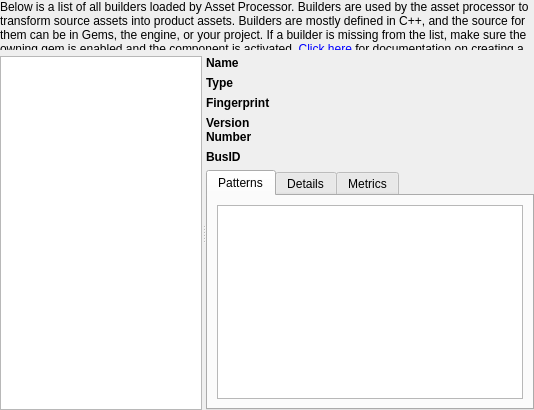
        <widget class="QWidget" name="BuildersPage">
         <layout class="QVBoxLayout" name="BuildersPageVerticalLayout">
          <property name="spacing">
           <number>6</number>
          </property>
          <property name="leftMargin">
           <number>0</number>
          </property>
          <property name="topMargin">
           <number>0</number>
          </property>
          <property name="rightMargin">
           <number>0</number>
          </property>
          <property name="bottomMargin">
           <number>0</number>
          </property>
          <item>
           <widget class="QLabel" name="buildersPageDescription">
            <property name="sizePolicy">
             <sizepolicy hsizetype="Expanding" vsizetype="Preferred">
              <horstretch>0</horstretch>
              <verstretch>0</verstretch>
             </sizepolicy>
            </property>
            <property name="maximumSize">
             <size>
              <width>16777215</width>
              <height>50</height>
             </size>
            </property>
            <property name="text">
             <string>Below is a list of all builders loaded by Asset Processor.  Builders are used by the asset processor to transform source assets into product assets. Builders are mostly defined in C++, and the source for them can be in Gems, the engine, or your project.  If a builder is missing from the list, make sure the owning gem is enabled and the component is activated. &lt;a href=&quot;https://www.o3de.org/docs/user-guide/assets/pipeline/asset-builders/&quot;&gt;Click here&lt;/a&gt; for documentation on creating a builder.</string>
            </property>
            <property name="alignment">
             <set>Qt::AlignLeading|Qt::AlignLeft|Qt::AlignVCenter</set>
            </property>
            <property name="wordWrap">
             <bool>true</bool>
            </property>
            <property name="openExternalLinks">
             <bool>true</bool>
            </property>
            <property name="textInteractionFlags">
             <set>Qt::LinksAccessibleByKeyboard|Qt::LinksAccessibleByMouse</set>
            </property>
           </widget>
          </item>
          <item>
           <widget class="QSplitter" name="buildersPageSplitter">
            <property name="sizePolicy">
             <sizepolicy hsizetype="Expanding" vsizetype="Preferred">
              <horstretch>0</horstretch>
              <verstretch>0</verstretch>
             </sizepolicy>
            </property>
            <property name="orientation">
             <enum>Qt::Horizontal</enum>
            </property>
            <widget class="AzQtComponents::TableView" name="builderList">
             <property name="sizePolicy">
              <sizepolicy hsizetype="Expanding" vsizetype="Expanding">
               <horstretch>2</horstretch>
               <verstretch>0</verstretch>
              </sizepolicy>
             </property>
             <property name="alternatingRowColors">
              <bool>true</bool>
             </property>
             <property name="sortingEnabled">
              <bool>true</bool>
             </property>
            </widget>
            <widget class="QWidget" name="builderInfo" native="true">
             <property name="sizePolicy">
              <sizepolicy hsizetype="Expanding" vsizetype="Expanding">
               <horstretch>3</horstretch>
               <verstretch>0</verstretch>
              </sizepolicy>
             </property>
             <layout class="QVBoxLayout" name="builderInfoLayout" stretch="0,0">
              <property name="leftMargin">
               <number>0</number>
              </property>
              <property name="topMargin">
               <number>0</number>
              </property>
              <property name="rightMargin">
               <number>0</number>
              </property>
              <property name="bottomMargin">
               <number>0</number>
              </property>
              <item>
               <layout class="QGridLayout" name="builderInfoHeader" columnstretch="1,4">
                <item row="3" column="0">
                 <widget class="QLabel" name="builderInfoHeaderTitleVersionNumber">
                  <property name="font">
                   <font>
                    <weight>75</weight>
                    <italic>false</italic>
                    <bold>true</bold>
                   </font>
                  </property>
                  <property name="styleSheet">
                   <string notr="true">font: bold;</string>
                  </property>
                  <property name="text">
                   <string>Version Number</string>
                  </property>
                  <property name="wordWrap">
                   <bool>true</bool>
                  </property>
                 </widget>
                </item>
                <item row="0" column="1">
                 <widget class="QLabel" name="builderInfoHeaderValueName">
                  <property name="text">
                   <string/>
                  </property>
                  <property name="wordWrap">
                   <bool>true</bool>
                  </property>
                 </widget>
                </item>
                <item row="0" column="0">
                 <widget class="QLabel" name="builderInfoHeaderTitleName">
                  <property name="font">
                   <font>
                    <weight>75</weight>
                    <italic>false</italic>
                    <bold>true</bold>
                   </font>
                  </property>
                  <property name="styleSheet">
                   <string notr="true">font: bold;</string>
                  </property>
                  <property name="text">
                   <string>Name</string>
                  </property>
                  <property name="wordWrap">
                   <bool>true</bool>
                  </property>
                 </widget>
                </item>
                <item row="1" column="1">
                 <widget class="QLabel" name="builderInfoHeaderValueType">
                  <property name="text">
                   <string/>
                  </property>
                  <property name="wordWrap">
                   <bool>true</bool>
                  </property>
                 </widget>
                </item>
                <item row="2" column="0">
                 <widget class="QLabel" name="builderInfoHeaderTitleFingerprint">
                  <property name="font">
                   <font>
                    <weight>75</weight>
                    <italic>false</italic>
                    <bold>true</bold>
                   </font>
                  </property>
                  <property name="styleSheet">
                   <string notr="true">font: bold;</string>
                  </property>
                  <property name="text">
                   <string>Fingerprint</string>
                  </property>
                  <property name="wordWrap">
                   <bool>true</bool>
                  </property>
                 </widget>
                </item>
                <item row="1" column="0">
                 <widget class="QLabel" name="builderInfoHeaderTitleType">
                  <property name="font">
                   <font>
                    <weight>75</weight>
                    <italic>false</italic>
                    <bold>true</bold>
                   </font>
                  </property>
                  <property name="styleSheet">
                   <string notr="true">font: bold;</string>
                  </property>
                  <property name="text">
                   <string>Type</string>
                  </property>
                  <property name="wordWrap">
                   <bool>true</bool>
                  </property>
                 </widget>
                </item>
                <item row="4" column="0">
                 <widget class="QLabel" name="builderInfoHeaderTitleBusId">
                  <property name="font">
                   <font>
                    <weight>75</weight>
                    <italic>false</italic>
                    <bold>true</bold>
                   </font>
                  </property>
                  <property name="styleSheet">
                   <string notr="true">font: bold;</string>
                  </property>
                  <property name="text">
                   <string>BusID</string>
                  </property>
                  <property name="wordWrap">
                   <bool>true</bool>
                  </property>
                 </widget>
                </item>
                <item row="2" column="1">
                 <widget class="QLabel" name="builderInfoHeaderValueFingerprint">
                  <property name="text">
                   <string/>
                  </property>
                  <property name="wordWrap">
                   <bool>true</bool>
                  </property>
                 </widget>
                </item>
                <item row="3" column="1">
                 <widget class="QLabel" name="builderInfoHeaderValueVersionNumber">
                  <property name="text">
                   <string/>
                  </property>
                  <property name="wordWrap">
                   <bool>true</bool>
                  </property>
                 </widget>
                </item>
                <item row="4" column="1">
                 <widget class="QLabel" name="builderInfoHeaderValueBusId">
                  <property name="text">
                   <string/>
                  </property>
                  <property name="wordWrap">
                   <bool>true</bool>
                  </property>
                 </widget>
                </item>
               </layout>
              </item>
              <item>
               <widget class="QTabWidget" name="builderInfoTabWidget">
                <property name="currentIndex">
                 <number>0</number>
                </property>
                <widget class="QWidget" name="builderInfoPatternsTab">
                 <attribute name="title">
                  <string>Patterns</string>
                 </attribute>
                 <layout class="QVBoxLayout" name="verticalLayout_2">
                  <item>
                   <widget class="AzQtComponents::TableView" name="builderInfoPatternsTableView">
                    <property name="indentation">
                     <number>0</number>
                    </property>
                    <property name="itemsExpandable">
                     <bool>false</bool>
                    </property>
                    <property name="sortingEnabled">
                     <bool>true</bool>
                    </property>
                    <property name="expandsOnDoubleClick">
                     <bool>false</bool>
                    </property>
                    <attribute name="headerShowSortIndicator" stdset="0">
                     <bool>false</bool>
                    </attribute>
                   </widget>
                  </item>
                 </layout>
                </widget>
                <widget class="QWidget" name="builderInfoDetailsTab">
                 <attribute name="title">
                  <string>Details</string>
                 </attribute>
                </widget>
                <widget class="QWidget" name="builderInfoMetricsTab">
                 <attribute name="title">
                  <string>Metrics</string>
                 </attribute>
                 <layout class="QVBoxLayout" name="verticalLayout_7">
                  <item>
                   <widget class="AzQtComponents::TableView" name="builderInfoMetricsTreeView">
                    <property name="sortingEnabled">
                     <bool>true</bool>
                    </property>
                   </widget>
                  </item>
                 </layout>
                </widget>
               </widget>
              </item>
             </layout>
            </widget>
           </widget>
          </item>
         </layout>
        </widget>
